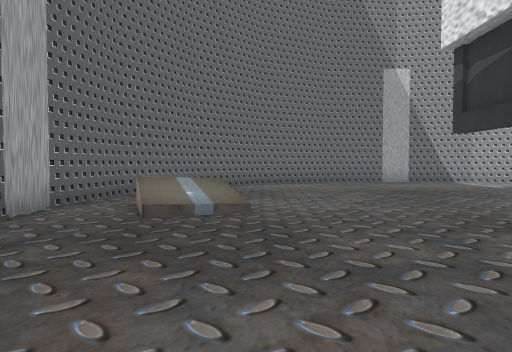
view 1 (above)

12 first-person views from a walk through a 3-D level made in the Unity game engine. The camera is 1.5 m above the floor, tilts 2° down and sees 70° across. The floor is counted in squares, 2 m on a side. Each view is taken from the middle of a square. On the plan, view 1 faces up. The plan holds only what a view shows up to about 11 squares ahead; the rest is blank. The place goes on beyond the plan.

view 2
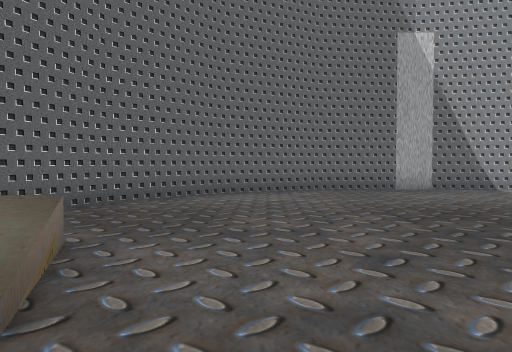

view 3
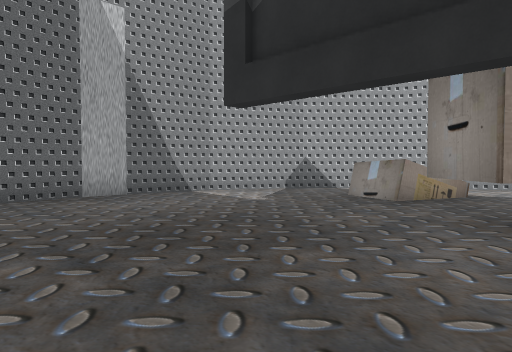

view 4
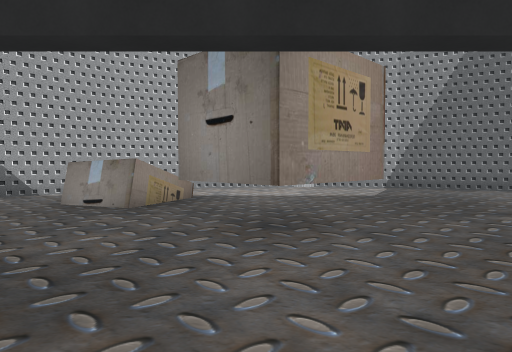

view 5
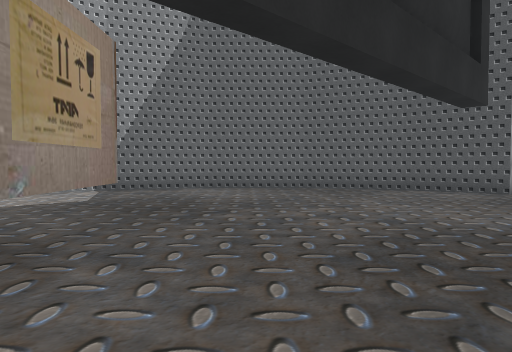

view 6
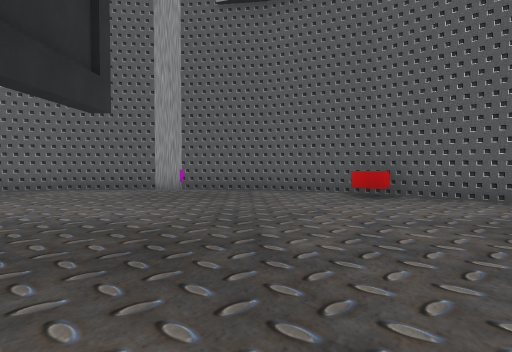

view 7
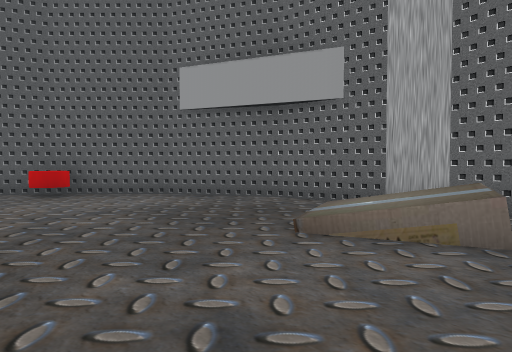

view 8
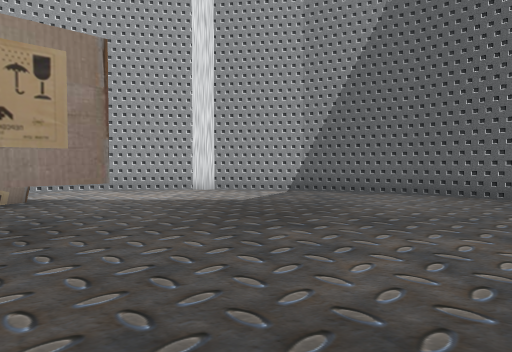

view 9
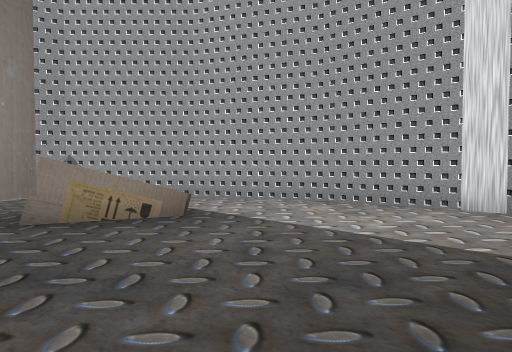

view 10
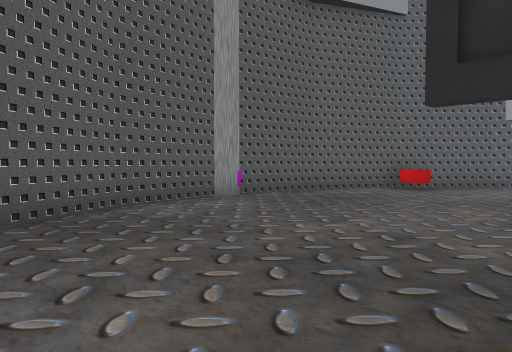

view 11
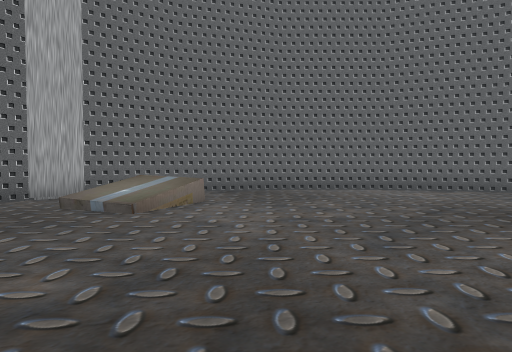

view 12
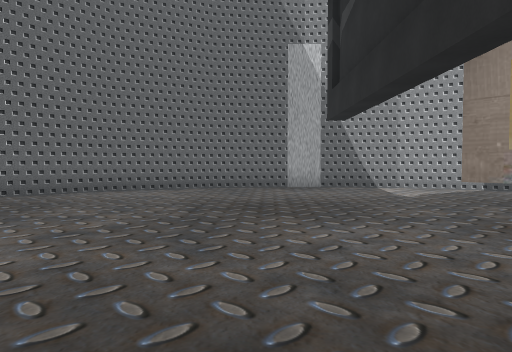

### Floor plan
Points are (right, up) in squares from view 1. A wall is a line through its corners. A room is listed if a view was taken in it or the views show most of it. See-through windows are left out.
Room 1 (views 1, 2, 3, 4, 5, 6, 7, 8, 9, 10, 11, 12)
walls: (7.6, 5.3) (6.1, 6.8) (7.3, 8); (8.7, 6.6) (8.3, 6.2); (10, 8.8) (9.2, 9.1) (9.8, 10.6); (-3.4, 5) (-3.1, 2.7) (-1.8, 0.2) (0.2, -1.8) (2.7, -3.1) (5.2, -3.4); (5, -3.4) (5.9, -3.4); (5.8, -3.4) (8.3, -3.1) (10.8, -1.8); (-3.4, 6.1) (-3.4, 4.9); (11.4, -1.2) (12.8, 0.2) (14.1, 2.7) (14.5, 5.5) (14.1, 8.3) (12.8, 10.8) (10.8, 12.8) (8.3, 14.1) (6, 14.4); (5, 14.4) (2.7, 14.1) (0.2, 12.8) (-1.8, 10.8) (-3.1, 8.3) (-3.4, 6); (6.1, 14.4) (4.9, 14.4); (14.5, 5.1) (14.5, 5.9)
low walls: (10.9, 8.4) (10.3, 8.6)
ways out: opening at (1, -2)

Positions as (right, up) in squares from view 1, and headings:
1: (0, 0), facing up
2: (1, 4), facing up
3: (2, 6), facing up-right
4: (3, 7), facing right
5: (4, 7), facing down-right
6: (3, 7), facing down
7: (3, 8), facing down-left
8: (4, 4), facing right
9: (8, 4), facing up-right
10: (11, 3), facing down-left
11: (5, 3), facing up-left
12: (4, 3), facing up
